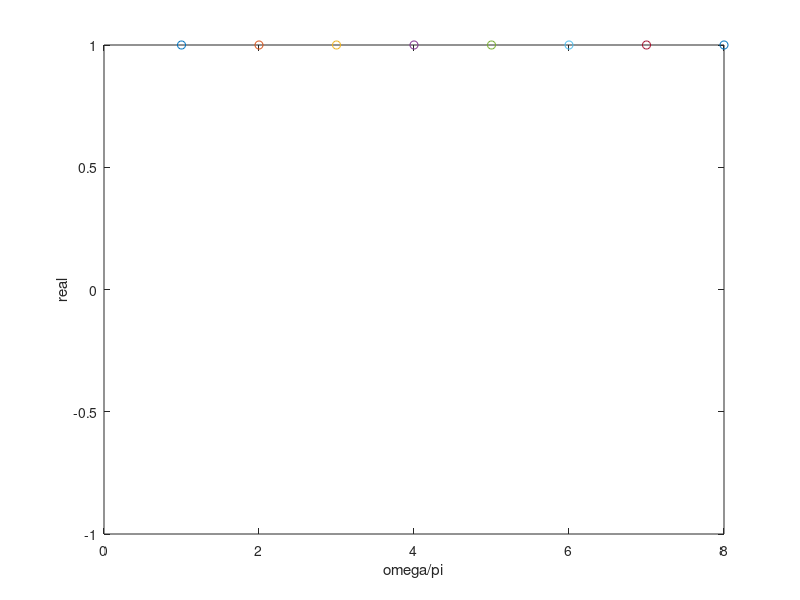
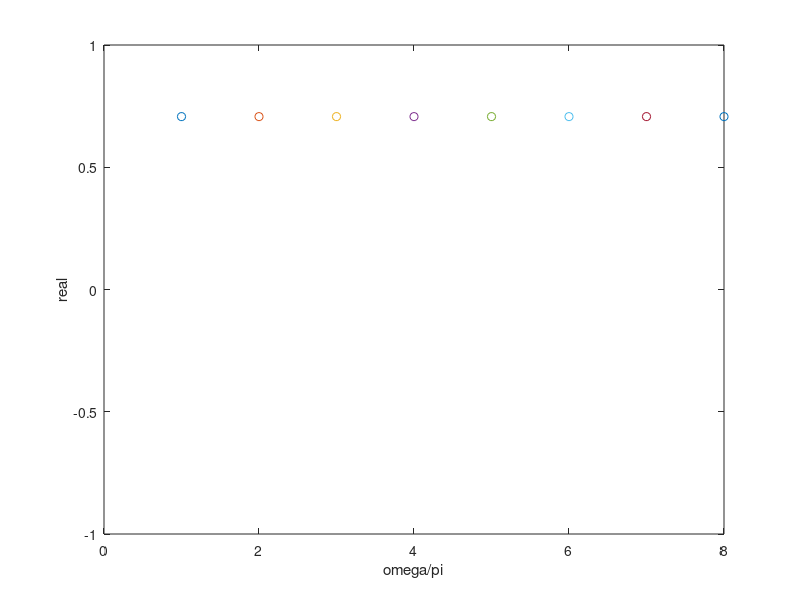
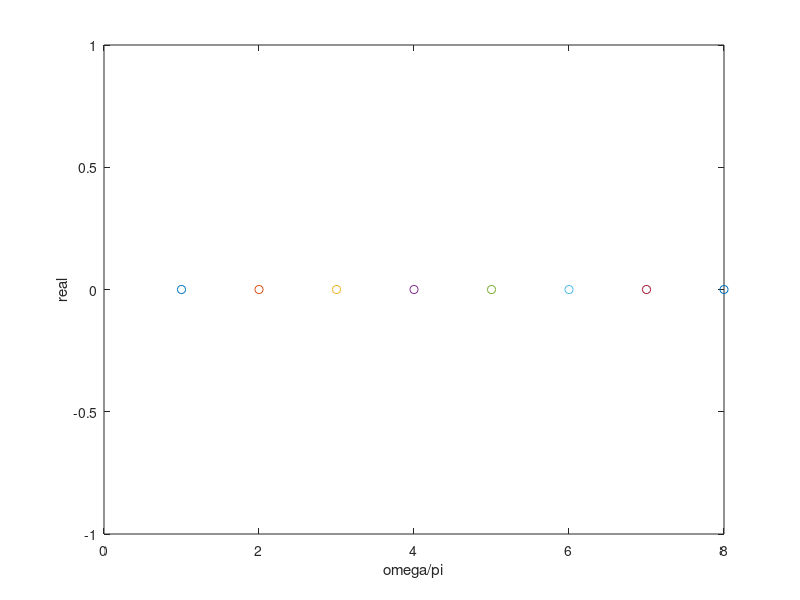
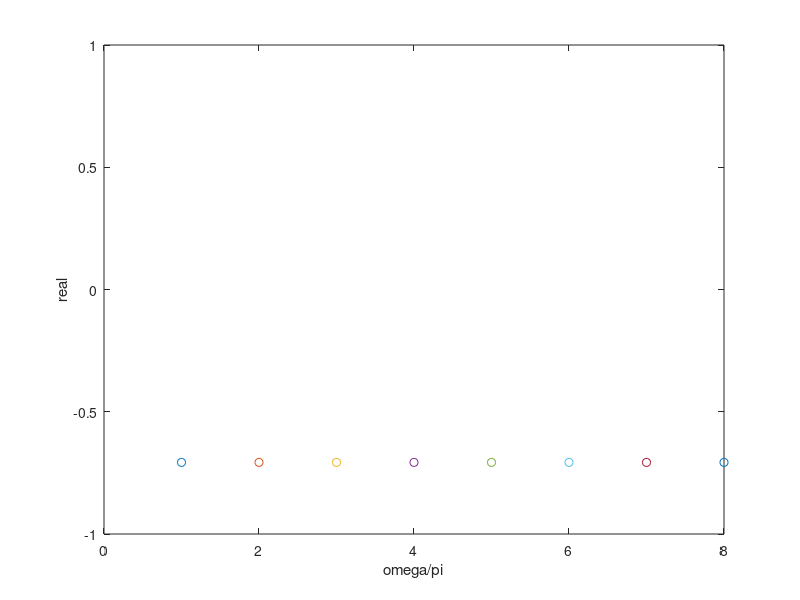

Recreate these plots in MATLAB, in order.
%% N=8 basis functions
N=8;
WNN = zeros(N,N);
for k=1:N
    for n=1:N
        WNN(k,n) = exp(j * 2*pi * (n-1) * (k-1) /N);
    end
end
WNN_Real = real(WNN);
WNN_Imag = imag(WNN);

w = linspace(1,8,8);
    for n=1:N
        figure;
    plot(1:8,WNN_Real(k,n), 'o'); axis([0  8  -1  1]);
        xlabel('omega/pi'); ylabel('real');
    end
for n=1:N
        figure;
    plot(1:8,WNN_Imag(k,n), 'o'); axis([0  8  -1  1]);
        xlabel('omega/pi'); ylabel('imag');
end
    